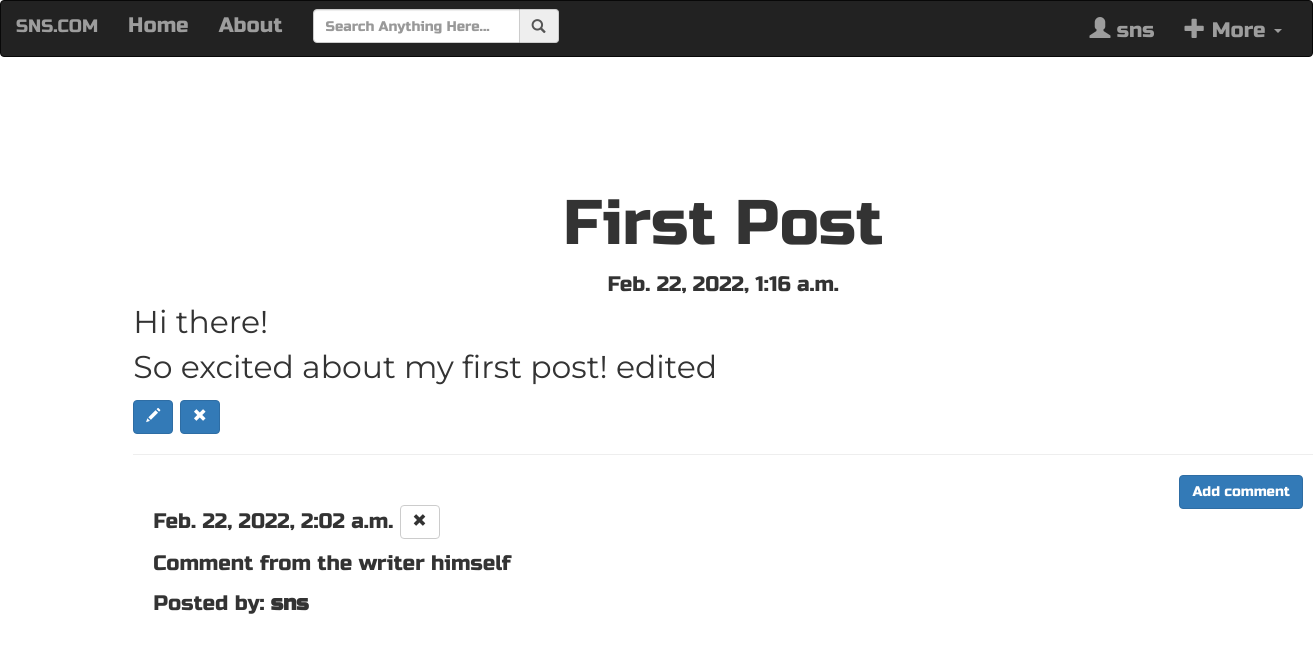
The app's page /post/1/ (signed in) with its own data.
### blog_app/models.py (models this page shows, shortened)
class Post(models.Model):
    author = models.ForeignKey('auth.User', on_delete=models.CASCADE)
    title = models.CharField(max_length=200)
    text = models.TextField()
    create_date = models.DateTimeField(default=timezone.now)
    published_date = models.DateTimeField(blank = True, null = True)

class Comment(models.Model):
    post = models.ForeignKey('blog_app.Post', related_name='comments', on_delete=models.CASCADE)
    author = models.CharField(max_length=200)
    text = models.TextField()
    create_date = models.DateTimeField(default=timezone.now)
    approved_comment = models.BooleanField(default=False)

### blog_app/views.py (the view)
# urls.py: path('post/<int:pk>/', views.PostDetailView.as_view(), name = 'detail_post'),
class PostDetailView(DetailView):
    model = Post

### blog_app/templates/blog_app/post_detail.html (shortened to what this page needs)
{% extends 'blog_App/base.html' %}
{% block content %}
        <h1 class='posttitle loader'>{{ post.title }}</h1>
        {% if post.published_date %}
            <div class="date postdate">
                {{ post.published_date }}
            </div>
        {% else %}
            <a class="btn btn-default" href="{% url 'post_publish' pk=post.pk %}">Publish</a>
        {% endif %}
      <p class='postcontent' >{{ post.text|safe|linebreaksbr }}</p>
      {% if user.is_authenticated %}
          <a class="btn btn-primary" href="{% url 'update_post' pk=post.pk %}"><span class="glyphicon glyphicon-pencil"></span></a>
          <a class="btn btn-primary" href="{% url 'delete_post' pk=post.pk %}"><span class="glyphicon glyphicon-remove"></span></a>
      {% endif %}
  <hr>
  <a class="btn btn-primary btn-comment" href="{% url 'add_comment' pk=post.pk %}">Add comment</a>
  <div class="container">
  {% for comment in post.comments.all %}
  <br>
              {{ comment.create_date }}
              {% if user.is_authenticated %}
                 <a class="btn btn-default" href="{% url 'delete_comment' pk=comment.pk %}"><span class="glyphicon glyphicon-remove"></span></a>
              {% endif %}
          <p>{{ comment.text|safe|linebreaks }}</p>
          <p>Posted by: <strong>{{ comment.author }}</strong></p>
  {% empty %}
      <p>No comments posted.</p>
  {% endfor %}
</div>
{% endblock %}

### blog_app/templates/blog_app/base.html (shortened to what this page needs)
<!doctype html>
{% load static  %}
<html lang="en">
  <head>
    <link rel="stylesheet" href="https://maxcdn.bootstrapcdn.com/bootstrap/3.3.7/css/bootstrap.min.css">
       <link rel="stylesheet" href="//cdn.jsdelivr.net/medium-editor/latest/css/medium-editor.min.css" type="text/css" media="screen" charset="utf-8">
       <link rel="stylesheet" href="{% static 'css/blog_app.css' %}">
  </head>
  <body class='loader'>
<div class="navbar navbar-inverse techfont custom-navbar">
        <div class="container-fluid">
            <div class="row">
                <div class="col-lg-12">
                    <div class="navbar-header">
                        <a href="{% url 'postList' %}" class="navbar-brand  ">SNS.COM</a>
                    </div>
                    <div class="navbar-collapse collapse" id="mobile_menu">
                        <ul class="nav navbar-nav">
                            <li ><a href="{% url 'postList' %}">Home</a></li>
                            <li><a href="{% url 'about' %}">About</a></li>
                        </ul>
                        <ul class="nav navbar-nav">
                            <li>
                                <form action="" class="navbar-form">
                                    <div class="form-group">
                                        <div class="input-group">
                                            <input type="search" name="search" id="" placeholder="Search Anything Here..." class="form-control">
                                            <span class="input-group-addon"><span class="glyphicon glyphicon-search"></span></span>
                                        </div>
                                    </div>
                                </form>
                            </li>
                        </ul>
                        <ul class="nav navbar-nav navbar-right">
                            {% if user.is_authenticated %}
                            <li><a href="#"><span class="glyphicon glyphicon-user"></span> {{user.username}}</a></li>
                            <li><a href="#" class="dropdown-toggle" data-toggle="dropdown"><span class="glyphicon glyphicon-plus"></span> More <span class="caret"></span></a>
                                {% endif %}
                            </li>
                        </ul>
                    </div>
                </div>
            </div>
        </div>
    </div>
<div  class='centerstage techfont' >
    {% block content  %}
    {% endblock  %}
</div>
  </body>
</html>

### blog_app/static/css/blog_app.css (style rules this page uses)
.techfont { font-family: 'Russo One', sans-serif; font-size: 1.5em; margin-bottom: 10px; }
.postdate { text-align: center; }
.posttitle { font-family: 'Russo One', sans-serif; font-size: 3em; text-align: center; }
.postcontent { font-family: 'Montserrat'; font-size: 1.5em; }
.centerstage { margin: 100pt; margin-right: auto; }
.btn-comment { position: absolute; right: 10px; }
.loader { filter:hue-rotate(0deg); color: linear-gradient(45deg,#0f8,#08f); animation:hue 5000ms infinite linear; }

### records on screen
Post: title "First Post", published_date "Feb. 22, 2022, 1:16 a.m.", text "Hi there! So excited about my first post! edited"
Comment: create_date "Feb. 22, 2022, 2:02 a.m.", text "Comment from the writer himself", author "sns"

### other values on screen
{{ user.username }} "sns"
